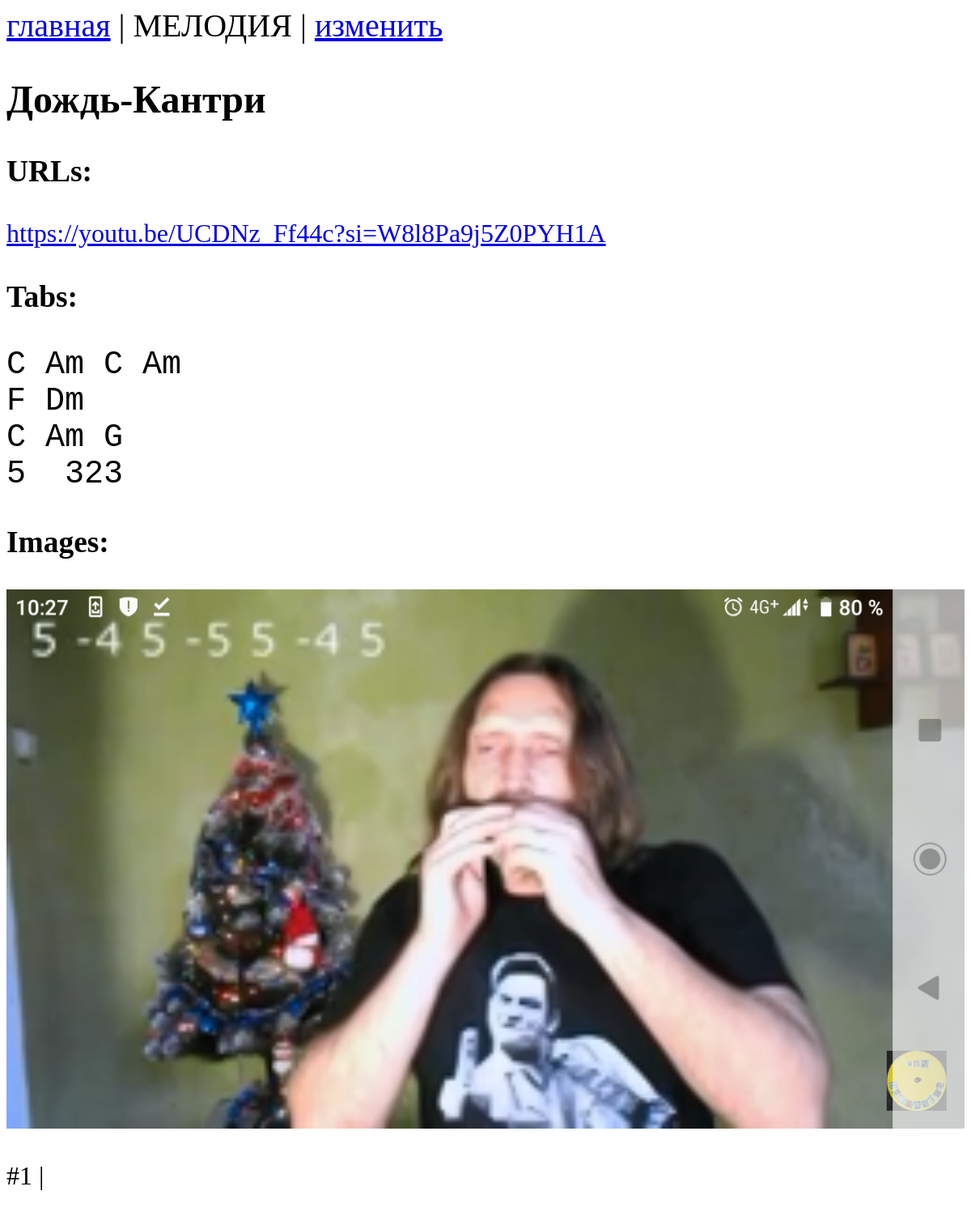
The page /show_melody/82/ on the database its author committed.
### app/models.py (models this page shows)
class Melody(models.Model):
    name = models.CharField(max_length=200, unique=True)
    type = models.CharField(max_length=20, null=True, blank=True)
    date = models.DateTimeField()
    comment = models.CharField(max_length=200, blank=True)

class URL(models.Model):
    melody = models.ForeignKey(Melody, on_delete=models.CASCADE)
    url = models.URLField(blank=True)

class Tab(models.Model):
    melody = models.ForeignKey(Melody, on_delete=models.CASCADE)
    tab = models.TextField(null=True, blank=True)

class Image(models.Model):
    melody = models.ForeignKey(Melody, on_delete=models.CASCADE)
    path = models.ImageField(upload_to='images', null=True, blank=True)
    order_num = models.IntegerField(default=1)
    image_comment = models.CharField(max_length=200, blank=True)

### app/views.py (the view)
# urls.py: path('show_melody/<int:id>/', views.show_melody),
def show_melody(request, id):
    melody = Melody.objects.filter(id=id)[0]
    urls = URL.objects.filter(melody_id=id)
    tabs = Tab.objects.filter(melody_id=id)
    images = Image.objects.filter(melody_id=id).order_by("order_num")
    return render(request, 'show_melody.html', {'melody': melody, 'urls': urls, 'tabs': tabs, 'images': images})

### app/templates/show_melody.html (shortened to what this page needs)
{% extends "base.html" %}
    {% block menu %} <a href="../../">главная</a> | МЕЛОДИЯ | <a href="../../edit_melody/{{melody.id}}">изменить</a> {% endblock menu %}
    {% block header %} {{melody.name}} {% endblock header %}
    {% block content %}
        <body>
            <h3> URLs: </h3>
            {% for u in urls %}
            <a href="{{u.url}}">{{u.url}}</a> <br />
            {% endfor %}
            <h3> Tabs: </h3>
            {% for t in tabs %}
            <pre>{{t.tab}}</pre>
            {% endfor %}
            <h3> Images: </h3>
            {% for i in images %}
            <img src=/media/{{i.path}} alt="no image">
            <p>#{{i.order_num}} | {{i.image_comment}}</p>
            {% endfor %}
        </body>
    {% endblock content %}

### app/templates/base.html (style rules this page uses)
html * { max-height:999999px; }
body { font-size: 32px; }
pre { font-size: 40px; }
img { max-width:100%; }

### rows shown on the page
Melody: name "Дождь-Кантри"
URL: url "https://youtu.be/UCDNz_Ff44c?si=W8l8Pa9j5Z0PYH1A"
Tab: tab "C Am C Am F Dm C Am G 5 323"
Image: path (picture), order_num "1"
